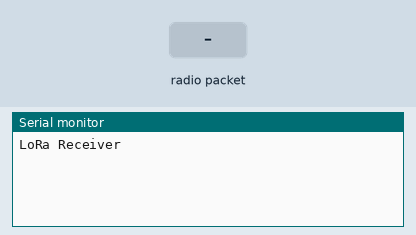
This sketch was run on a simulated Arduino Uno, built with avr-gcc and run on an emulated ATmega328P. Parts: the last lines printed to the serial monitor. The test bench sets the inputs (shaded band). No radio packets arrive unless stated.

Above: at 1.2 s.
1.3 s: radio packet "1" arrives
At 1.6 s:
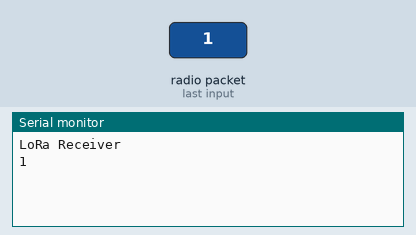
2.8 s: radio packet "0" arrives
At 4.0 s:
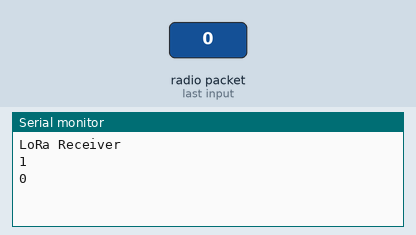
4.3 s: radio packet "2" arrives
At 5.1 s:
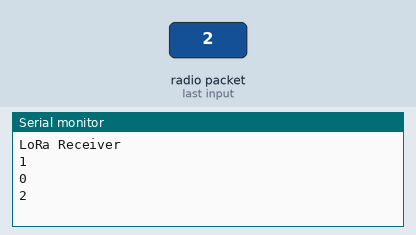

Measured:
- after the input at 1.3 s, the serial monitor: prints a new line at once (image 1)
- after the input at 2.8 s, the serial monitor: prints a new line at once (image 2)
- after the input at 4.3 s, the serial monitor: prints a new line at once (image 3)

The sketch:

Recois_To_String.ino
```cpp
#include <SPI.h>
#include <LoRa.h>

void setup() {
  Serial.begin(9600);
  while (!Serial);

  Serial.println("LoRa Receiver");

  if (!LoRa.begin(915E6)) {
    Serial.println("Starting LoRa failed!");
    while (1);
  }
}

void loop() {
  String message = "" ;
  int packetSize = LoRa.parsePacket();
  if (packetSize) {
    while (LoRa.available()) {
      char Z = (char)LoRa.read();
      message.concat(String(Z));
    }
    Serial.println(message);
  }
}
```
